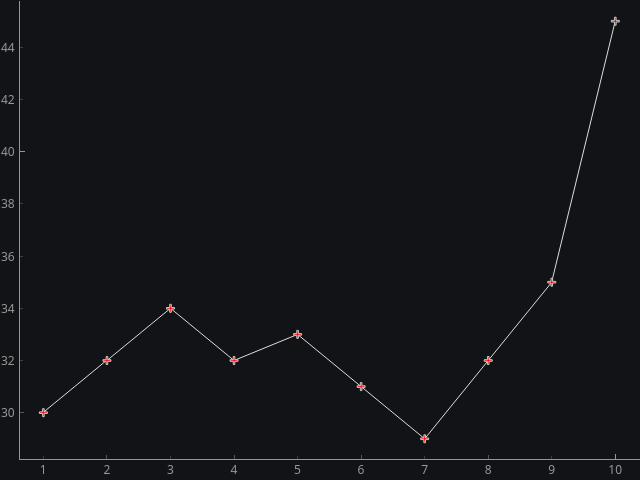

Python code for this plot:
#!/usr/bin/env python
# File: pyqtplot04.py
# Name: D.Saravanan
# Date: 10/07/2023

""" Script to create plot using the PlotWidget in PyQtGraph """

import sys

import pyqtgraph as pg
from PyQt6 import QtCore, QtWidgets


class MainWindow(QtWidgets.QMainWindow):
    """Subclass of QMainWindow to customize application's main window."""

    def __init__(self, hour, temperature):
        super().__init__()

        # set the size parameters (width, height) pixels
        self.setFixedSize(QtCore.QSize(640, 480))

        # set the central widget of the window
        self.graphWidget = pg.PlotWidget()
        self.setCentralWidget(self.graphWidget)

        # set the background color using hex notation #121317 as string
        self.graphWidget.setBackground("#121317")

        # set the line color in 3-tuple of int values, line width in pixels, line style
        lvalue = pg.mkPen(
            color=(220, 220, 220), width=1, style=QtCore.Qt.PenStyle.SolidLine
        )

        # plot data: x, y values with lines drawn using Qt's QPen types & marker '+'
        self.graphWidget.plot(
            hour, temperature, pen=lvalue, symbol="+", symbolSize=8, symbolBrush=("r")
        )


def main():
    """Need one (and only one) QApplication instance per application.
    Pass in sys.argv to allow command line arguments for the application.
    If no command line arguments than QApplication([]) is required."""
    app = QtWidgets.QApplication(sys.argv)

    hour = [1, 2, 3, 4, 5, 6, 7, 8, 9, 10]
    temperature = [30, 32, 34, 32, 33, 31, 29, 32, 35, 45]

    window = MainWindow(hour, temperature)  # an instance of the class MainWindow
    window.show()  # windows are hidden by default

    sys.exit(app.exec())  # start the event loop


if __name__ == "__main__":
    main()
